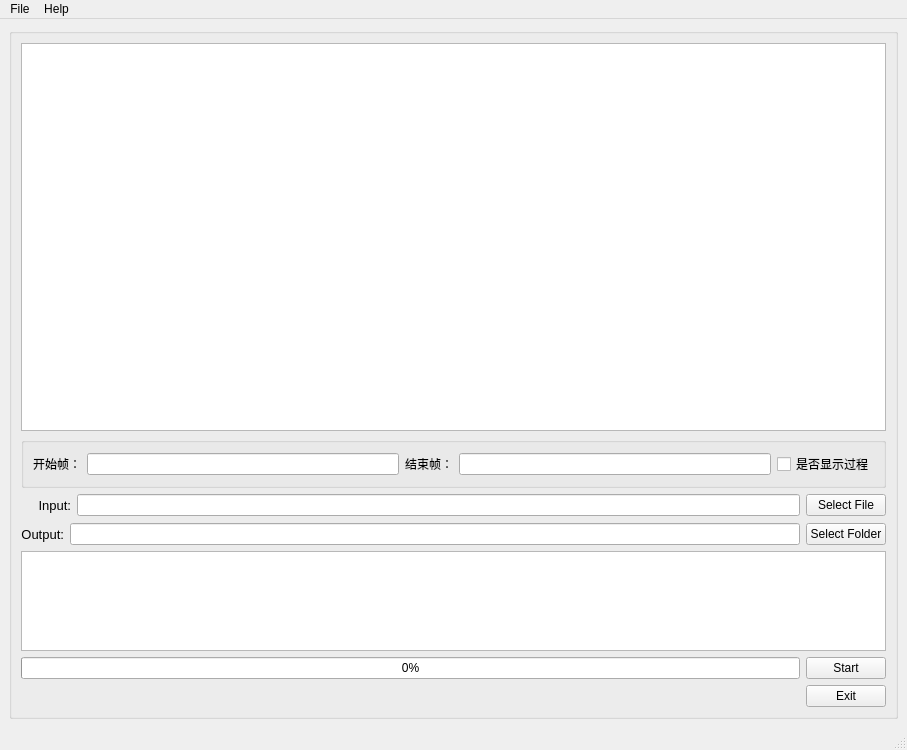
<?xml version="1.0" encoding="UTF-8"?>
<ui version="4.0">
 <class>MainWindow</class>
 <widget class="QMainWindow" name="MainWindow">
  <property name="geometry">
   <rect>
    <x>0</x>
    <y>0</y>
    <width>907</width>
    <height>750</height>
   </rect>
  </property>
  <property name="windowTitle">
   <string>Subtitle Detector</string>
  </property>
  <widget class="QWidget" name="centralwidget">
   <layout class="QVBoxLayout" name="verticalLayout_2">
    <item>
     <widget class="QGroupBox" name="verticalGroupBox">
      <layout class="QVBoxLayout" name="verticalLayout">
       <item>
        <widget class="QGraphicsView" name="graphicsView">
         <property name="enabled">
          <bool>true</bool>
         </property>
         <property name="minimumSize">
          <size>
           <width>640</width>
           <height>352</height>
          </size>
         </property>
         <property name="mouseTracking">
          <bool>false</bool>
         </property>
         <property name="alignment">
          <set>Qt::AlignCenter</set>
         </property>
         <property name="viewportUpdateMode">
          <enum>QGraphicsView::FullViewportUpdate</enum>
         </property>
        </widget>
       </item>
       <item>
        <widget class="QGroupBox" name="groupBox">
         <property name="title">
          <string/>
         </property>
         <layout class="QHBoxLayout" name="horizontalLayout_5">
          <item>
           <widget class="QLabel" name="label_3">
            <property name="text">
             <string>开始帧：</string>
            </property>
           </widget>
          </item>
          <item>
           <widget class="QLineEdit" name="LE_start"/>
          </item>
          <item>
           <widget class="QLabel" name="label_4">
            <property name="text">
             <string>结束帧：</string>
            </property>
           </widget>
          </item>
          <item>
           <widget class="QLineEdit" name="LE_end"/>
          </item>
          <item>
           <widget class="QCheckBox" name="CheckBoxIsShowProc">
            <property name="text">
             <string>是否显示过程</string>
            </property>
           </widget>
          </item>
         </layout>
        </widget>
       </item>
       <item>
        <layout class="QHBoxLayout" name="horizontalLayout_3">
         <item>
          <widget class="QLabel" name="label">
           <property name="minimumSize">
            <size>
             <width>50</width>
             <height>23</height>
            </size>
           </property>
           <property name="font">
            <font>
             <pointsize>10</pointsize>
             <weight>50</weight>
             <bold>false</bold>
             <strikeout>false</strikeout>
            </font>
           </property>
           <property name="layoutDirection">
            <enum>Qt::LeftToRight</enum>
           </property>
           <property name="autoFillBackground">
            <bool>false</bool>
           </property>
           <property name="text">
            <string>Input:</string>
           </property>
           <property name="alignment">
            <set>Qt::AlignRight|Qt::AlignTrailing|Qt::AlignVCenter</set>
           </property>
           <property name="wordWrap">
            <bool>false</bool>
           </property>
          </widget>
         </item>
         <item>
          <widget class="QLineEdit" name="lineEditInputPath">
           <property name="readOnly">
            <bool>true</bool>
           </property>
          </widget>
         </item>
         <item>
          <widget class="QPushButton" name="pushButtonInputPath">
           <property name="text">
            <string>  Select File  </string>
           </property>
          </widget>
         </item>
        </layout>
       </item>
       <item>
        <layout class="QHBoxLayout" name="horizontalLayout">
         <item>
          <widget class="QLabel" name="label_2">
           <property name="font">
            <font>
             <pointsize>10</pointsize>
            </font>
           </property>
           <property name="text">
            <string>Output:</string>
           </property>
           <property name="alignment">
            <set>Qt::AlignRight|Qt::AlignTrailing|Qt::AlignVCenter</set>
           </property>
          </widget>
         </item>
         <item>
          <widget class="QLineEdit" name="lineEditOutputPath">
           <property name="readOnly">
            <bool>true</bool>
           </property>
          </widget>
         </item>
         <item>
          <widget class="QPushButton" name="pushButtonOutputPath">
           <property name="text">
            <string>Select Folder</string>
           </property>
          </widget>
         </item>
        </layout>
       </item>
       <item>
        <widget class="QTextBrowser" name="textBrowser">
         <property name="enabled">
          <bool>true</bool>
         </property>
         <property name="maximumSize">
          <size>
           <width>16777215</width>
           <height>100</height>
          </size>
         </property>
         <property name="html">
          <string>&lt;!DOCTYPE HTML PUBLIC &quot;-//W3C//DTD HTML 4.0//EN&quot; &quot;http://www.w3.org/TR/REC-html40/strict.dtd&quot;&gt;
&lt;html&gt;&lt;head&gt;&lt;meta name=&quot;qrichtext&quot; content=&quot;1&quot; /&gt;&lt;style type=&quot;text/css&quot;&gt;
p, li { white-space: pre-wrap; }
&lt;/style&gt;&lt;/head&gt;&lt;body style=&quot; font-family:'SimSun'; font-size:9pt; font-weight:400; font-style:normal;&quot;&gt;
&lt;p style=&quot; margin-top:0px; margin-bottom:0px; margin-left:0px; margin-right:0px; -qt-block-indent:0; text-indent:0px;&quot;&gt;&lt;span style=&quot; font-family:'Sans Serif';&quot;&gt;                                    &lt;/span&gt;&lt;/p&gt;&lt;/body&gt;&lt;/html&gt;</string>
         </property>
        </widget>
       </item>
       <item>
        <layout class="QHBoxLayout" name="horizontalLayout_2">
         <item>
          <widget class="QProgressBar" name="progressBar">
           <property name="maximumSize">
            <size>
             <width>16777215</width>
             <height>30</height>
            </size>
           </property>
           <property name="value">
            <number>0</number>
           </property>
          </widget>
         </item>
         <item>
          <widget class="QPushButton" name="pushButtonStart">
           <property name="text">
            <string>Start</string>
           </property>
          </widget>
         </item>
        </layout>
       </item>
       <item>
        <widget class="QPushButton" name="pushButtonExit">
         <property name="maximumSize">
          <size>
           <width>80</width>
           <height>30</height>
          </size>
         </property>
         <property name="layoutDirection">
          <enum>Qt::RightToLeft</enum>
         </property>
         <property name="autoFillBackground">
          <bool>true</bool>
         </property>
         <property name="text">
          <string>Exit</string>
         </property>
        </widget>
       </item>
      </layout>
     </widget>
    </item>
   </layout>
  </widget>
  <widget class="QMenuBar" name="menubar">
   <property name="geometry">
    <rect>
     <x>0</x>
     <y>0</y>
     <width>907</width>
     <height>26</height>
    </rect>
   </property>
   <widget class="QMenu" name="menuFile">
    <property name="title">
     <string>File</string>
    </property>
    <addaction name="separator"/>
    <addaction name="actionOpen_files"/>
    <addaction name="actionOpen_folder"/>
   </widget>
   <widget class="QMenu" name="menuHelp">
    <property name="title">
     <string>Help</string>
    </property>
    <addaction name="actionAbout_Subtitle_Detector"/>
   </widget>
   <addaction name="menuFile"/>
   <addaction name="menuHelp"/>
  </widget>
  <widget class="QStatusBar" name="statusbar"/>
  <action name="actionOpen_files">
   <property name="text">
    <string>Open File</string>
   </property>
  </action>
  <action name="actionOpen_folder">
   <property name="text">
    <string>Open Folder</string>
   </property>
  </action>
  <action name="actionAbout_Subtitle_Detector">
   <property name="text">
    <string>About Subtitle Detector</string>
   </property>
  </action>
 </widget>
 <resources/>
 <connections/>
</ui>
